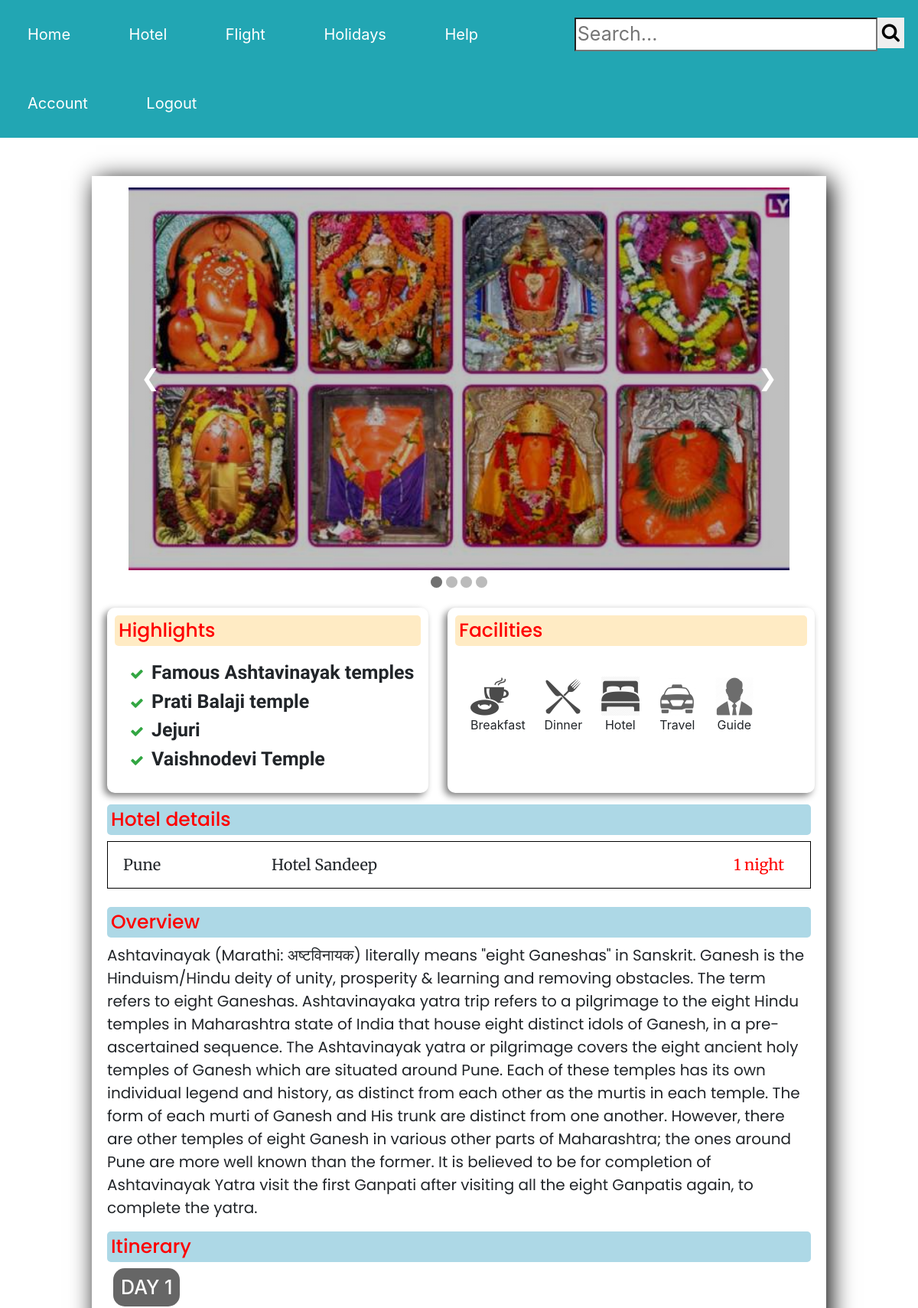
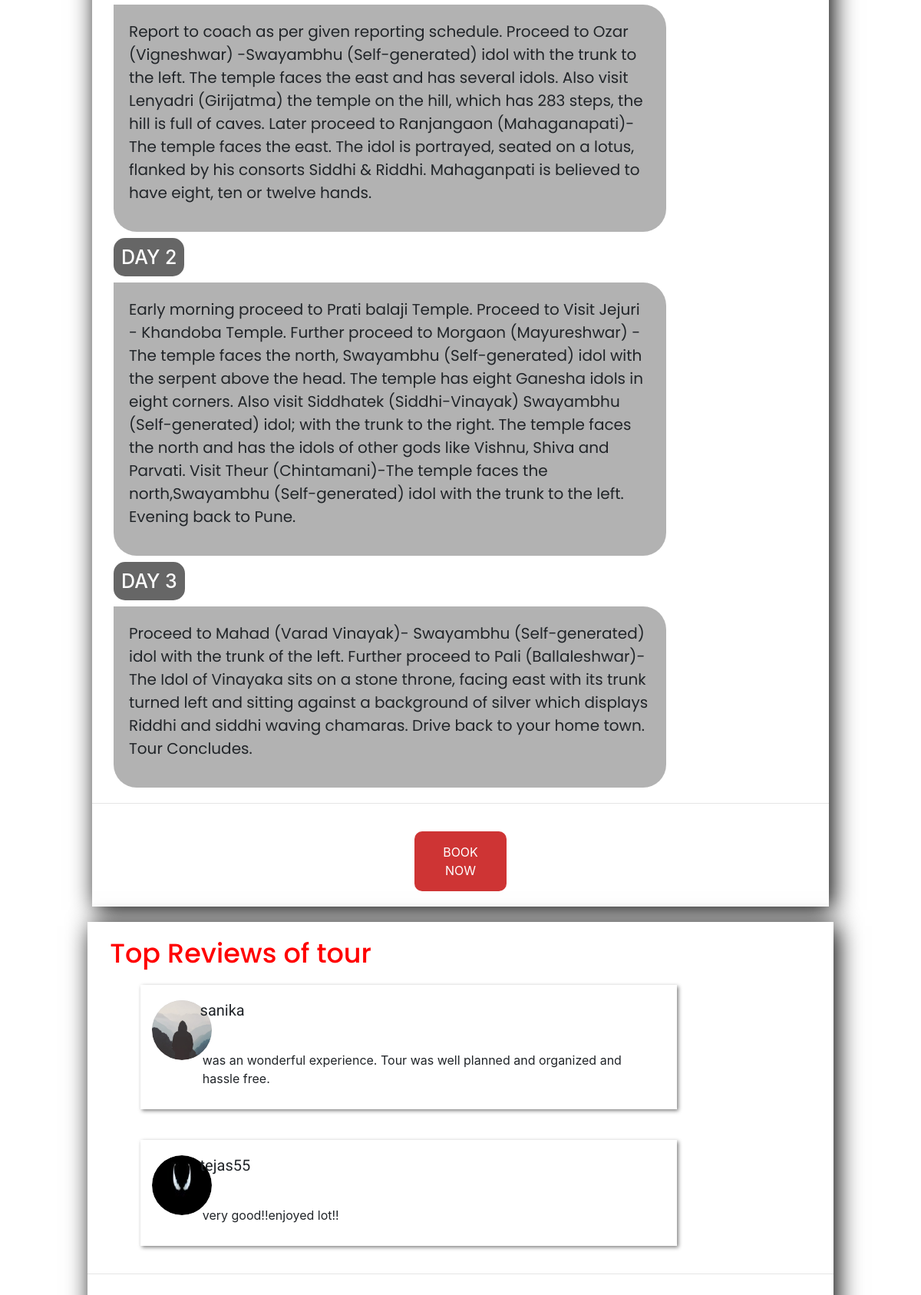
Screenshot of /home/Religious/5 (signed in, upper part) with the database file from the repository (2 pictures, top to bottom).
### connector/models.py (models this page shows, shortened)
class MoreDetails(db.Model):
    id = db.Column(db.Integer, primary_key=True)
    package_id = db.Column(db.Integer, db.ForeignKey('packages.id'), nullable=False)
    highlight1 = db.Column(db.String(), nullable=False)
    highlight2 = db.Column(db.String(), nullable=False)
    highlight3 = db.Column(db.String(), nullable=False)
    highlight4 = db.Column(db.String(), nullable=True)
    facility1 = db.Column(db.Boolean, nullable=True)
    facility2 = db.Column(db.Boolean, nullable=True)
    facility3 = db.Column(db.Boolean, nullable=True)
    facility4 = db.Column(db.Boolean, nullable=True)
    facility5 = db.Column(db.Boolean, nullable=True)
    facility6 = db.Column(db.Boolean, nullable=True)
    hotel_location1 = db.Column(db.String(100),nullable=False)
    hotel_location2 = db.Column(db.String(100),nullable=True)
    hotel_location3 = db.Column(db.String(100),nullable=True)
    hotel_name1 = db.Column(db.String(100),nullable=False)
    hotel_name2 = db.Column(db.String(100),nullable=True)
    hotel_name3 = db.Column(db.String(100),nullable=True)
    hotel_stay1 = db.Column(db.String(100),nullable=False)
    hotel_stay2 = db.Column(db.String(100),nullable=True)
    hotel_stay3 = db.Column(db.String(100),nullable=True)
    hotel_rating_1 = db.Column(db.Integer, nullable=False)
    hotel_rating_2 = db.Column(db.Integer, nullable=True)
    hotel_rating_3 = db.Column(db.Integer, nullable=True)
    overview = db.Column(db.String(500),nullable=False)
    day_details = db.relationship('Itinerary', backref='day', lazy=True )
    image_file1 = db.Column(db.String(20), nullable=True, default='default-package.jpg')
    image_file2 = db.Column(db.String(20), nullable=True, default='default-package.jpg')
    image_file3 = db.Column(db.String(20), nullable=True, default='default-package.jpg')
    image_file4 = db.Column(db.String(20), nullable=True, default='default-package.jpg')

class  Itinerary(db.Model):
    id = db.Column(db.Integer,primary_key=True)
    more_details_id = db.Column(db.Integer, db.ForeignKey('more_details.id'), nullable=False, unique=False)
    day_number = db.Column(db.String(20),nullable=False)
    day_details = db.Column(db.String(100),nullable=False)

class Reviews(db.Model):
    id = db.Column(db.Integer, primary_key=True)
    package_id = db.Column(db.Integer, db.ForeignKey('packages.id'), nullable=False)
    user_id = db.Column(db.Integer, db.ForeignKey('user.id'), nullable=False)
    review = db.Column(db.Text, nullable=False)
    rating = db.Column(db.Integer(), nullable=False)

class User(db.Model, UserMixin):
    id = db.Column(db.Integer, primary_key=True)
    firstname = db.Column(db.String(30), nullable=False)
    lastname = db.Column(db.String(30), nullable=False)
    username = db.Column(db.String(20), unique=True, nullable=False)
    phnumber = db.Column(db.Integer(), unique=True, nullable=False)
    email = db.Column(db.String(120), unique=True, nullable=False)
    image_file = db.Column(db.String(20), nullable=False, default='default.jpg')
    password = db.Column(db.String(60), nullable=False)
    traveler_details = db.relationship('TravellerDetails', backref='traveller', lazy=True)
    reviews = db.relationship('Reviews', backref='reviewer', lazy=True)

### connector/routes.py (the view, shortened to what this page needs)
@app.route('/home/<category>/<package_id>', methods=['GET','POST'])
@login_required
def packagedetails(package_id,category):
    form = ReviewForm()
    details_page= MoreDetails.query.filter_by(package_id=package_id).first()
    itinerary_details = Itinerary.query.filter_by(more_details_id = package_id).all()
    reviews = Reviews.query.filter_by(package_id =package_id).all()
    if request.method == "POST":
        rating = request.form["rating"]
    return render_template('packages/layout.html' ,package_id=package_id, details_page=details_page, itinerary_details = itinerary_details, title="More Details",form = form,reviews=reviews)

### connector/forms.py
class ReviewForm(FlaskForm):
	review = TextAreaField('Review',render_kw={"placeholder": "Write the review of your wonderful experience for this tour."})
	submit  = SubmitField('Post Review')

### connector/models.py (called while the page is built)
@login_manager.user_loader
def load_user(user_id):
    return User.query.get(int(user_id))

### connector/templates/packages/layout.html (shortened to what this page needs)
<!DOCTYPE html>
<html lang="en">
<head>
    <link rel="stylesheet" href="{{ url_for('static', filename='details-stylesheet.css')}}">
     <link rel="stylesheet" href="https://cdnjs.cloudflare.com/ajax/libs/font-awesome/4.7.0/css/font-awesome.min.css">
     <link rel="stylesheet" href="http://code.ionicframework.com/ionicons/2.0.1/css/ionicons.min.css">
    <link rel="stylesheet" href="https://maxcdn.bootstrapcdn.com/bootstrap/4.0.0/css/bootstrap.min.css">
</head>
<body>
    <div class=navbar>
        <ul class="navbar-l">
            <a href="{{ url_for('home') }}" id="home"><li class="nav">Home</li></a>
            <a href="#"><li class="nav">Hotel</li></a>
            <a href="#"><li class="nav">Flight</li></a>
            <a href="#"><li class="nav">Holidays</li></a>
            <a href="#"><li class="nav">Help</li></a>
        </ul>
        <div class="search">
            <form action="">
                <input type="search" name="search" placeholder="Search...">
            </form>
            <div class="sbutton">
                <button type="submit"><i class="fa fa-search"></i></button>
            </div>
        </div>
        <ul class="navbar-l">
            <a href="{{ url_for('account') }}"><li class="nav">Account</li></a>
            <a href="{{ url_for('logout') }}"><li class="nav">Logout</li></a>
        </ul>
    </div>
<div class="main">
    <div class="photo-container">
        <div class="photos fades" id="image1">
            <div class="caption"></div>
        </div>
        <a href="#" class="prev" onclick="plusSlides(-1)">&#10094;</a>
        <a href="#" class="next" onclick="plusSlides(1)">&#10095;</a>
    </div>
    <div style="text-align:center">
        <span class="dot" onclick="currentSlide(1)"></span>
        <span class="dot" onclick="currentSlide(2)"></span>
        <span class="dot" onclick="currentSlide(3)"></span>
        <span class="dot" onclick="currentSlide(4)"></span>
    </div>
    <div class="information">
        <div class="imp-points">
            <div class="point1">
                <h1 class="heading1">Highlights</h1>
                    <p class="details"><ul class=" highlights"><b>
                                <li><i class="fa fa-check" aria-hidden="true"></i>{{ details_page.highlight1 }}</li>
                                <li><i class="fa fa-check" aria-hidden="true"></i>{{ details_page.highlight2 }}</li>
                                <li><i class="fa fa-check" aria-hidden="true"></i>{{ details_page.highlight3 }}</li>
                                {% if details_page.highlight4 %}
                                <li><i class="fa fa-check" aria-hidden="true"></i>{{ details_page.highlight4 }}</li>
                                {% endif %}
                            </b>
                        </ul>
                    </p>
            </div>
            <div class="point2">
                <h1 class="heading1">Facilities</h1>
                <div class="facilities">
                    {% if details_page.facility1 %}
                    <div class="facility">
                        <img src="{{ url_for('static', filename='icons/breakfast.png') }}" alt="" class="icons">
                        <p class="icondesc">Breakfast</p>
                    </div>
                    {% endif %}
                    {% if details_page.facility2 %}
                    <div class="facility">
                        <img src="{{ url_for('static', filename='icons/dinner1.png') }}" alt="" class="icons">
                        <p class="icondesc">Dinner</p>
                    </div>
                    {% endif %}
                    {% if details_page.facility3 %}
                    <div class="facility">
                        <img src="{{ url_for('static', filename='icons/hotel.png') }}" alt="" class="icons">
                        <p class="icondesc">Hotel</p>
                    </div>
                    {% endif %}
                    {% if details_page.facility4 %}
                    <div class="facility">
                        <img src="{{ url_for('static', filename='icons/taxi.png') }}" alt="" class="icons">
                        <p class="icondesc">Travel</p>
                    </div>
                    {% endif %}
                    {% if details_page.facility6 %}
                    <div class="facility">
                        <img src="{{ url_for('static', filename='icons/guide.png') }}" alt="" class="icons">
                        <p class="icondesc">Guide</p>
                    </div>
                    {% endif %}
                </div>
            </div>
        </div>
        <h1 class="heading">Hotel details</h1>
        <div class="hotel">
        {% if details_page.hotel_location1 %}
            <div class="hotels-info">
                <div class="hotel-data" id="location">{{ details_page.hotel_location1}}</div>
                <div class="hotel-data" id="hotel-name">{{ details_page.hotel_name1 }}</div>
                <div class="hotel-data" id="ratings">
                <x-star-rating>
                    {% for stars in range(details_page.hotel_rating_1) %}
                        <div class="star full"></div>
                    {% endfor %}
                    {% for stars in range(5 - details_page.hotel_rating_1)  %}
                    <div class="star"></div>
                    {% endfor %}
                    </x-star-rating>
                </div>
                    <div class="hotel-data" id="nights">{{ details_page.hotel_stay1 }}</div>
            </div>
        {% endif %}
        </div>
        <br>
        <h1 class="heading">Overview</h1>
            <p class=details>{{ details_page.overview }}</p>
        <h1 class="heading">Itinerary</h1>
        {% for itinerary in itinerary_details %}
        <div class="day-info">
            <div>
                <h1 class="day-no">DAY {{ itinerary.day_number }} </h1>
            </div>
            <div class="daydetails">
                <p class="details">{{ itinerary.day_details }} </p>
            </div>
        </div>
        {% endfor %}
        </div>
    <hr>
    <a href="{{ url_for('traveller_details', package_id=package_id) }}">
        <div class="enquire">
            BOOK NOW
        </div>
    </a>
</div>
<div class="comments">
    {% if reviews %}
    <h1 class="heading2">Top Reviews of tour</h1>
    <div class="positioncomment">
        {% for review in reviews %}
        <div class="comment">
        <div class="user-info">
            <div class="userphoto">
                <img class="userimage" src="{{url_for('static', filename='profile_pics/' + review.reviewer.image_file)}}" alt="user-image">
            </div>
            <p class="user-name">{{review.reviewer.username}}</p>
            <div class="ratings">
                <x-star-rating>
                    {% for i in range(review.rating) %}
                    <div class="star full"></div>
                    {% endfor %}
                    {% for i in range(5-review.rating) %}
                    <div class="star"></div>
                    {% endfor %}
                </x-star-rating>
            </div>
        </div>
        <p class="text">{{ review.review }}</p>
    </div>
        {% endfor %}
    </div>
    <hr>
    {% endif %}
</div>
</body>
</html>

### rows the page displays
MoreDetails: highlight1 "Famous Ashtavinayak temples", highlight2 "Prati Balaji temple", highlight3 "Jejuri", highlight4 "Vaishnodevi Temple", hotel_location1 "Pune", hotel_name1 "Hotel Sandeep", hotel_rating_1 3 (drawn), hotel_stay1 "1 night", overview "Ashtavinayak (Marathi: अष्टविनायक) literally means \"eight Ganeshas\" in Sanskrit. Ganesh is the Hinduism/Hindu deity of unity, prosperity & learning and removing obstacles. The term refers to eight Ganeshas. Ashtavinayaka yatra trip refers to a pilgrimage to the eight Hindu temples in Maharashtra state of India that house eight distinct idols of Ganesh, in a pre-ascertained sequence. The Ashtavinayak yatra or pilgrimage covers the eight ancient holy temples of Ganesh which are situated around Pune. Each of these temples has its own individual legend and history, as distinct from each other as the murtis in each temple. The form of each murti of Ganesh and His trunk are distinct from one…"
Itinerary: day_number "1", day_details "Report to coach as per given reporting schedule. Proceed to Ozar (Vigneshwar) -Swayambhu (Self-generated) idol with the trunk to the left. The temple faces the east and has several idols. Also visit Lenyadri (Girijatma) the temple on the hill, which has 283 steps, the hill is full of caves. Later proceed to Ranjangaon (Mahaganapati)-The temple faces the east. The idol is portrayed, seated on a lotus, flanked by his consorts Siddhi & Riddhi. Mahaganpati is believed to have eight, ten or twelve hands."
Itinerary: day_number "2", day_details "Early morning proceed to Prati balaji Temple. Proceed to Visit Jejuri - Khandoba Temple. Further proceed to Morgaon (Mayureshwar) - The temple faces the north, Swayambhu (Self-generated) idol with the serpent above the head. The temple has eight Ganesha idols in eight corners. Also visit Siddhatek (Siddhi-Vinayak) Swayambhu (Self-generated) idol; with the trunk to the right. The temple faces the north and has the idols of other gods like Vishnu, Shiva and Parvati. Visit Theur (Chintamani)-The temple faces the north,Swayambhu (Self-generated) idol with the trunk to the left. Evening back to Pune."
Itinerary: day_number "3", day_details "Proceed to Mahad (Varad Vinayak)- Swayambhu (Self-generated) idol with the trunk of the left. Further proceed to Pali (Ballaleshwar)- The Idol of Vinayaka sits on a stone throne, facing east with its trunk turned left and sitting against a background of silver which displays Riddhi and siddhi waving chamaras. Drive back to your home town. Tour Concludes."
Reviews: image_file (placeholder picture), reviewer.username "sanika", rating 4 (drawn), review "was an wonderful experience. Tour was well planned and organized and hassle free."
Reviews: image_file (picture), reviewer.username "tejas55", rating 5 (drawn), review "very good!!enjoyed lot!!"
